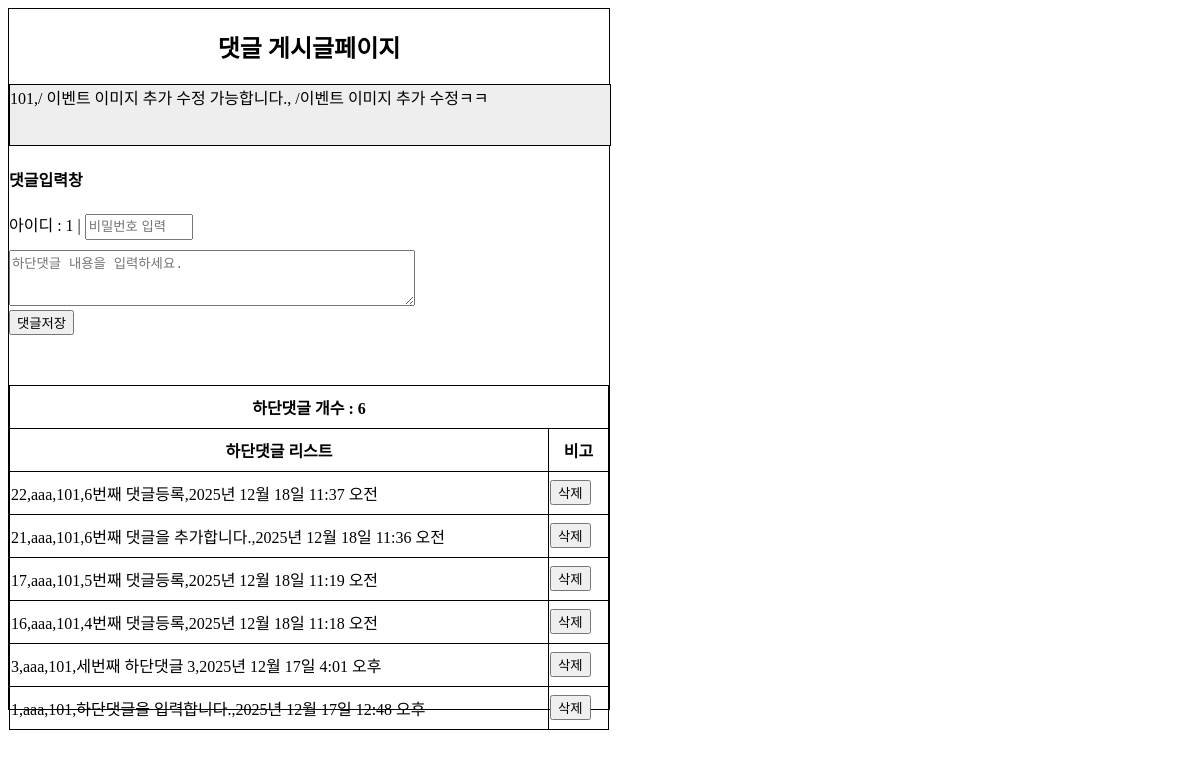
/board/view2/101/ (signed in), run on the app's committed database.
### board/models.py (models this page shows, shortened)
class Board(models.Model):
    bno = models.AutoField(primary_key=True)
    btitle = models.CharField(max_length=1000)
    bcontent = models.TextField()
    member = models.ForeignKey(Member,on_delete=models.SET_NULL,null=True)
    bgroup = models.IntegerField(default=0)
    bstep = models.IntegerField(default=0)
    bindent = models.IntegerField(default=0)
    bhit = models.IntegerField(default=0) #조회수
    bfile = models.FileField(default='',null=True)
    bdate = models.DateTimeField(auto_now=True)

### comment/models.py (models this page shows, shortened)
class Comment(models.Model):
    cno = models.AutoField(primary_key=True)
    board = models.ForeignKey(Board,on_delete=models.CASCADE)
    member = models.ForeignKey(Member,on_delete=models.SET_NULL,null=True,blank=True)
    cpw = models.CharField(max_length=10,null=True,blank=True)
    ccontent = models.TextField(blank=True)
    cdate = models.DateTimeField(auto_now=True)

### member/models.py (models this page shows, shortened)
class Member(models.Model):
    id = models.CharField(max_length=50,primary_key=True)
    pw = models.CharField(max_length=100)
    name = models.CharField(max_length=50)
    phone = models.CharField(max_length=13,default='010-0000-0000')
    gender = models.CharField(max_length=10,default='남자')
    hobby = models.CharField(max_length=100,default='게임')
    mdate = models.DateTimeField(auto_now=True)

### board/views.py (the view)
# urls.py: path('view2/<int:bno>/', views.view2, name='view2'),
def view2(request,bno):
    print("bno : ",bno)
    qs = Board.objects.filter(bno=bno)
    c_qs = Comment.objects.filter(board=qs[0]).order_by('-cno')
    context = {'board':qs[0],'clist':c_qs}
    return render(request,'board/view2.html',context)

### board/templates/board/view2.html (shortened to what this page needs)
<!DOCTYPE html>
<html lang="en">
<head>
</head>
<body>
    <h2>댓글 게시글페이지</h2>
    <section>{{board.bno}},/ {{board.btitle}}, /{{board.bcontent}}</section>
    <h4>댓글입력창</h4>
    <form>
        <label>아이디 : {{request.session.session_id}} | </label>
        <input type='text' id='cpw' name='cpw' placeholder='비밀번호 입력'><br>
        <textarea id='ccontent' name='ccontent' placeholder='하단댓글 내용을 입력하세요.'></textarea><br>
        <input type='button' id='writeBtn' value='댓글저장'><br>
    </form>
    <table>
        <colgroup>
          <col width='90%'>
          <col width='10%'>
        </colgroup>
        <tr>
            <th colspan='2'>하단댓글 개수 : <span id='cnt'>{{clist.count}}</span></th>
        </tr>
        <tr>
            <th>하단댓글 리스트</th>
            <th>비고</th>
        </tr>
        <tbody id='tbody'>
            {% for c in clist %}
            <tr id='{{c.cno}}'>
                <td>{{c.cno}},{{c.member.id}},{{c.board.bno}},{{c.ccontent}},{{c.cdate}}</td>
                <td><button type='button' class='deleteBtn'>삭제</button></td>
            </tr>
            {% endfor %}
        </tbody>
    </table>
</body>
</html>

### board/templates/board/view2.html (style rules this page uses)
body { width:600px; height:700px; border:1px solid black; }
h2 { text-align:center; }
input[type='text'] { height:20px; width:100px; }
textarea { width:400px; height:50px; margin-top:10px; }
table { margin-top:50px; }
table,th,td { border:1px solid black; border-collapse:collapse; }
th,td { width:600px; height:40px; }
section { width:100%; height:60px; border:1px solid black; background:#eee; }

### data on the page
Board: bno "101", btitle "이벤트 이미지 추가 수정 가능합니다.", bcontent "이벤트 이미지 추가 수정ㅋㅋ"
Comment: cno "22", member.id "aaa", board.bno "101", ccontent "6번째 댓글등록", cdate "2025년 12월 18일 11:37 오전"
Comment: cno "21", member.id "aaa", board.bno "101", ccontent "6번째 댓글을 추가합니다.", cdate "2025년 12월 18일 11:36 오전"
Comment: cno "17", member.id "aaa", board.bno "101", ccontent "5번째 댓글등록", cdate "2025년 12월 18일 11:19 오전"
Comment: cno "16", member.id "aaa", board.bno "101", ccontent "4번째 댓글등록", cdate "2025년 12월 18일 11:18 오전"
Comment: cno "3", member.id "aaa", board.bno "101", ccontent "세번째 하단댓글 3", cdate "2025년 12월 17일 4:01 오후"
Comment: cno "1", member.id "aaa", board.bno "101", ccontent "하단댓글을 입력합니다.", cdate "2025년 12월 17일 12:48 오후"

### other printed values
{{ request.session.session_id }} "1"
{{ clist.count }} "6"
